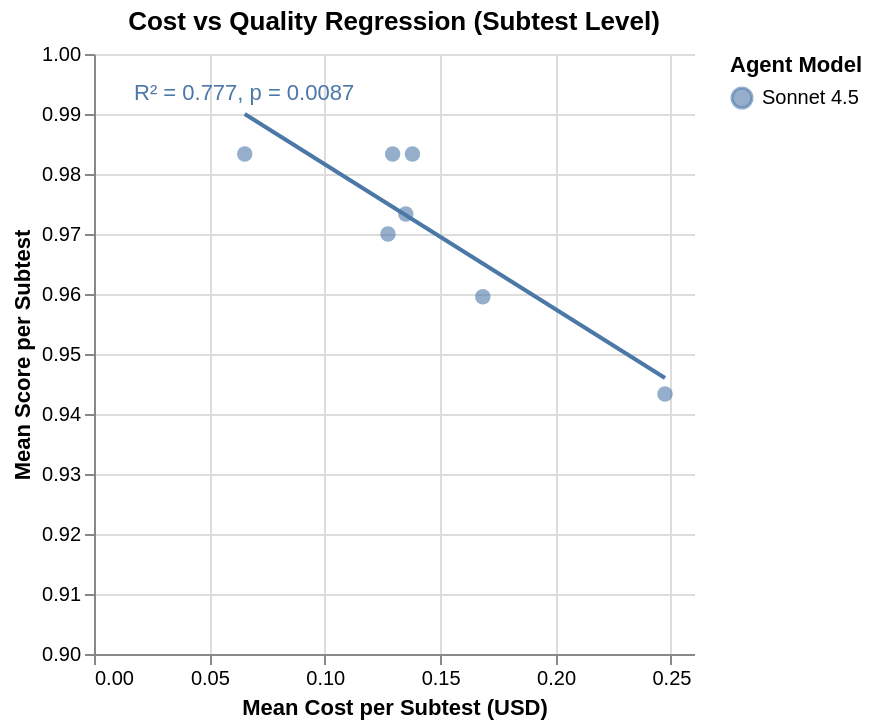

Express this chart as Vega-Lite.
### Vega-Lite specification from a JSON file in a GitHub repository (floating-point values rounded to 4 significant figures)
{"config": {"view": {"continuousWidth": 300, "continuousHeight": 300, "strokeWidth": 0}}, "layer": [{"data": {"name": "data-148ab4bc15757d2387da667ebba4f0f1"}, "mark": {"type": "circle", "opacity": 0.6, "size": 60}, "encoding": {"color": {"field": "agent_model", "scale": {"domain": ["Sonnet 4.5"], "range": ["#4C78A8"]}, "title": "Agent Model", "type": "nominal"}, "tooltip": [{"field": "agent_model", "title": "Model", "type": "nominal"}, {"field": "tier", "title": "Tier", "type": "ordinal"}, {"field": "subtest", "title": "Subtest", "type": "ordinal"}, {"field": "mean_cost", "format": "$.4f", "title": "Mean Cost", "type": "quantitative"}, {"field": "mean_score", "format": ".3f", "title": "Mean Score", "type": "quantitative"}], "x": {"field": "mean_cost", "title": "Mean Cost per Subtest (USD)", "type": "quantitative"}, "y": {"field": "mean_score", "scale": {"domain": [0.9, 1.0]}, "title": "Mean Score per Subtest", "type": "quantitative"}}}, {"data": {"name": "data-7cb6bb72d39b44e4f138c570a898920f"}, "mark": {"type": "line", "strokeWidth": 2}, "encoding": {"color": {"field": "agent_model", "scale": {"domain": ["Sonnet 4.5"], "range": ["#4C78A8"]}, "type": "nominal"}, "x": {"field": "x", "type": "quantitative"}, "y": {"field": "y", "type": "quantitative"}}}, {"data": {"name": "data-b88d7332c6ca36ebfc35ee89e4cca0a0"}, "mark": {"type": "text", "align": "left", "dx": 10, "dy": 10, "fontSize": 11}, "encoding": {"color": {"field": "agent_model", "scale": {"domain": ["Sonnet 4.5"], "range": ["#4C78A8"]}, "type": "nominal"}, "text": {"field": "annotation", "type": "nominal"}, "x": {"value": 10}, "y": {"value": 10}}}], "title": "Cost vs Quality Regression (Subtest Level)", "$schema": "https://vega.github.io/schema/vega-lite/v6.1.0.json", "datasets": {"data-148ab4bc15757d2387da667ebba4f0f1": [{"agent_model": "Sonnet 4.5", "tier": "T0", "subtest": 0, "mean_cost": 0.1351, "mean_score": 0.9733}, {"agent_model": "Sonnet 4.5", "tier": "T1", "subtest": 1, "mean_cost": 0.1274, "mean_score": 0.97}, {"agent_model": "Sonnet 4.5", "tier": "T2", "subtest": 1, "mean_cost": 0.138, "mean_score": 0.9833}, {"agent_model": "Sonnet 4.5", "tier": "T3", "subtest": 1, "mean_cost": 0.1294, "mean_score": 0.9833}, {"agent_model": "Sonnet 4.5", "tier": "T4", "subtest": 1, "mean_cost": 0.1685, "mean_score": 0.9595}, {"agent_model": "Sonnet 4.5", "tier": "T5", "subtest": 1, "mean_cost": 0.06531, "mean_score": 0.9833}, {"agent_model": "Sonnet 4.5", "tier": "T6", "subtest": 1, "mean_cost": 0.2474, "mean_score": 0.9433}], "data-7cb6bb72d39b44e4f138c570a898920f": [{"agent_model": "Sonnet 4.5", "slope": null, "intercept": null, "r_squared": null, "p_value": null, "x": 0.06531, "y": 0.99, "type": "regression_line"}, {"agent_model": "Sonnet 4.5", "slope": null, "intercept": null, "r_squared": null, "p_value": null, "x": 0.2474, "y": 0.946, "type": "regression_line"}], "data-b88d7332c6ca36ebfc35ee89e4cca0a0": [{"agent_model": "Sonnet 4.5", "slope": -0.2416, "intercept": 1.006, "r_squared": 0.7766, "p_value": 0.008747, "x": null, "y": null, "type": NaN, "annotation": "R² = 0.777, p = 0.0087"}]}}
